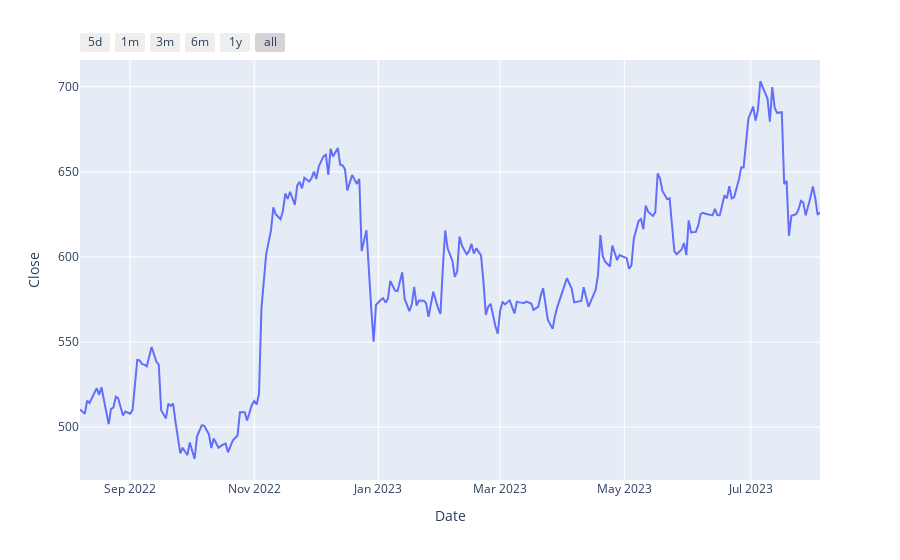

Write notebook code for a chart like this one.
### Code cell
figure = px.line(data, x = 'Date', y='Close')
figure.update_xaxes(rangebreaks = [dict(bounds=['sat','sun'])],
    rangeselector=dict(
        buttons = list([
            dict(count=5, label='5d', step='day', stepmode='backward'),
            dict(count=1, label='1m', step='month', stepmode='backward'),
            dict(count=3, label='3m', step='month', stepmode='backward'),
            dict(count=6, label='6m', step='month', stepmode='backward'),
            dict(count=1, label='1y', step='year', stepmode='backward'),
            dict(step='all')
        ])
    )
)

### Figure 1 — Plotly figure (JSON) as saved in the notebook; plotly's stock layout.template omitted (floating-point values rounded to 4 significant figures; data arrays with more than 128 entries replaced by an {"elided": "..."} marker saying what was removed)
{"data": [{"hovertemplate": "Date=%{x}<br>Close=%{y}<extra></extra>", "legendgroup": "", "line": {"color": "#636efa", "dash": "solid"}, "marker": {"symbol": "circle"}, "mode": "lines", "name": "", "orientation": "v", "showlegend": false, "type": "scatter", "x": {"elided": "246 str values"}, "xaxis": "x", "y": {"elided": "246 float values"}, "yaxis": "y"}], "layout": {"legend": {"tracegroupgap": 0}, "margin": {"t": 60}, "xaxis": {"anchor": "y", "domain": [0, 1], "rangebreaks": [{"bounds": ["sat", "sun"]}], "rangeselector": {"buttons": [{"count": 5, "label": "5d", "step": "day", "stepmode": "backward"}, {"count": 1, "label": "1m", "step": "month", "stepmode": "backward"}, {"count": 3, "label": "3m", "step": "month", "stepmode": "backward"}, {"count": 6, "label": "6m", "step": "month", "stepmode": "backward"}, {"count": 1, "label": "1y", "step": "year", "stepmode": "backward"}, {"step": "all"}]}, "title": {"text": "Date"}}, "yaxis": {"anchor": "x", "domain": [0, 1], "title": {"text": "Close"}}}}
